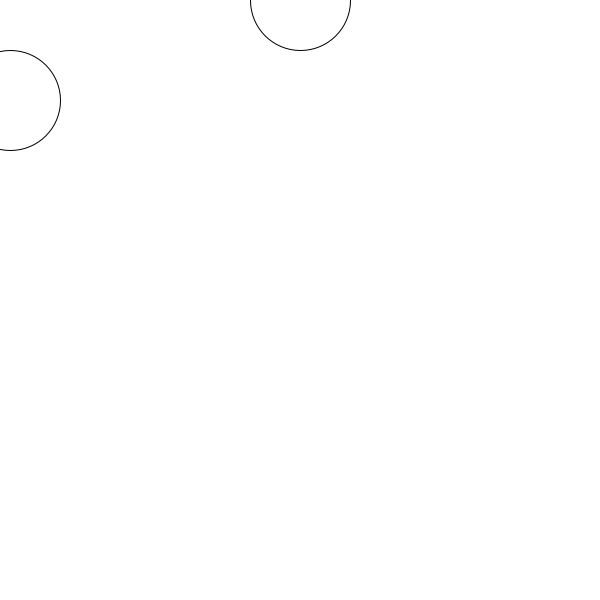
Frame 1 (no input)
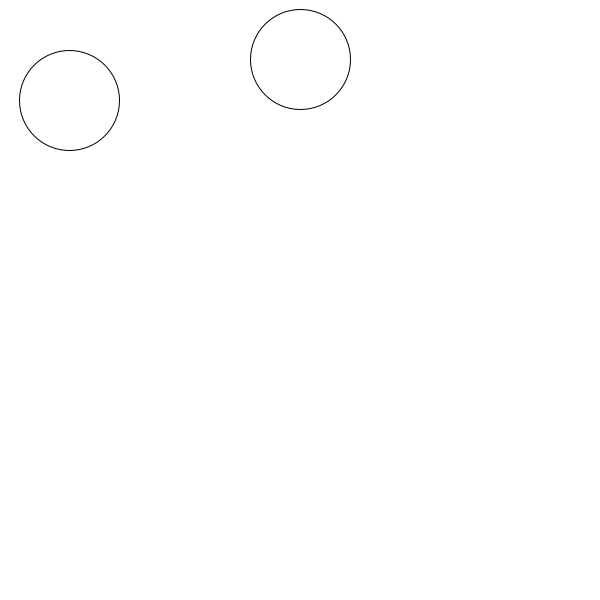
Frame 60 (the mouse pressed at the canvas centre just before this capture)
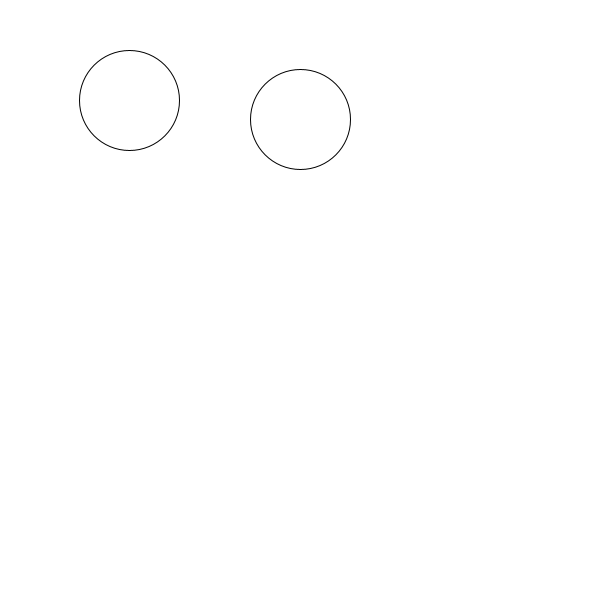
Frame 120 (the mouse held since frame 60 and released just before this capture)

The Processing sketch that drew these frames (run headless with seeded random() and noise(); from frame 60 on, the mouse is pressed at the canvas centre):

// Processing sketch: Movimiento
// ── Movimiento.pde
float posicionX = 10;
float posicionY = 0;
void setup() {
  size(600, 600);
}

void draw() {
  background(255);
  ellipse(posicionX, 100, 100, 100);
  posicionX = posicionX +1;
  ellipse(300, posicionY, 100, 100);
  posicionY = posicionY +1;
}
